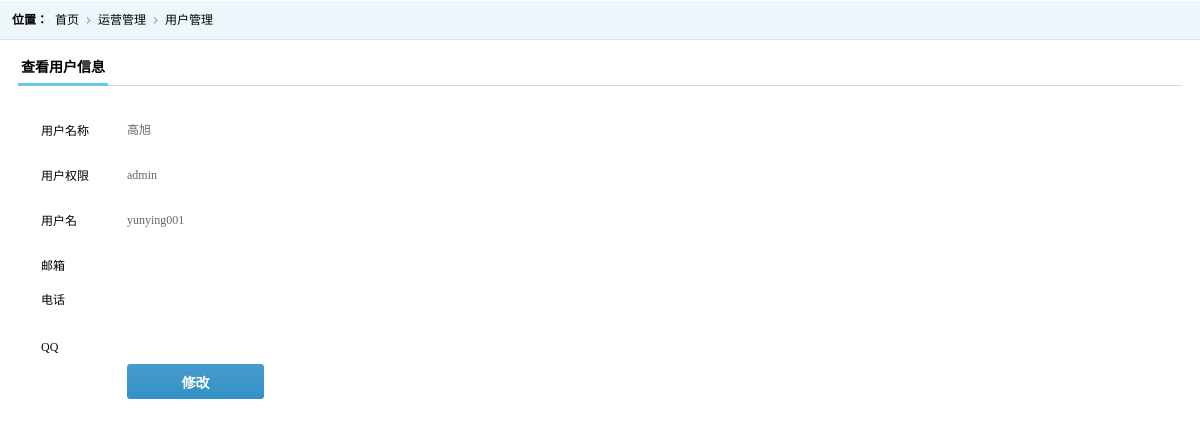
/manage_user/view_user/17, run on the app's committed database.
### tables this page shows
CREATE TABLE `user` (
  `col_id` int(11) unsigned NOT NULL AUTO_INCREMENT,
  `col_name` char(50) DEFAULT NULL COMMENT '真实姓名',
  `col_nickname` char(50) NOT NULL COMMENT '昵称',
  `col_sex` enum('男','女') DEFAULT NULL COMMENT '性别',
  `col_imageurl` varchar(100) DEFAULT NULL COMMENT '照片URL',
  `col_mail` char(50) DEFAULT NULL COMMENT '邮箱',
  `col_call` char(50) DEFAULT NULL COMMENT '移动电话',
  `col_qq` char(50) DEFAULT NULL COMMENT 'QQ号',
  `col_winxin` char(50) DEFAULT NULL COMMENT '微信号',
  `col_passwd` char(50) DEFAULT NULL COMMENT '密码',
  `col_role` enum('user','author','cm','tech','admin') DEFAULT 'user' COMMENT '角色（用户、作者、客服、运维、管理员）',
  `col_rank` tinyint(4) DEFAULT NULL COMMENT '级别（不同级别有不用的优惠）',
  `col_cardtype` char(50) DEFAULT NULL COMMENT '证件类型',
  `col_card` char(50) DEFAULT NULL COMMENT '身份证号',
  `col_card_url` varchar(100) DEFAULT NULL COMMENT '身份证照片URL',
  `col_alipay` char(50) DEFAULT NULL COMMENT '支付宝账号（提现用)',
  `col_bank` char(50) DEFAULT NULL COMMENT '银行名称（提现用)',
  `col_subbank` char(100) DEFAULT NULL COMMENT '开户支行',
  `col_banknum` char(50) DEFAULT NULL COMMENT '银行卡号',
  `col_balance` decimal(10,2) DEFAULT NULL COMMENT '账户余额',
  `col_cmid` int(11) DEFAULT NULL COMMENT '专属客服(customer manager)',
  `col_datetime` datetime DEFAULT NULL COMMENT '注册日期',
  `col_spec_id` int(11) unsigned DEFAULT NULL,
  `col_valid` enum('Y','N') DEFAULT NULL COMMENT '是否已经注销',
  PRIMARY KEY (`col_id`,`col_nickname`),
  KEY `FK_user_user_res_spec` (`col_spec_id`),
  CONSTRAINT `FK_user_user_res_spec` FOREIGN KEY (`col_spec_id`) REFERENCES `user_res_spec` (`col_id`) ON DELETE CASCADE ON UPDATE CASCADE
);

### application/controllers/Manage_user.php (called while the page is built, shortened)
<?php
class Manage_user extends CI_Controller {
   private $_data;
   public function __construct(){
       $this->load->library(array('session','form_validation','common','auth'));
       $this->load->helper(array('form','url'));
       $this->_data['user_info']=$this->session->userdata();
   }
   public function view_user(){
       $user_id=$this->uri->segment(3);
       if(is_numeric($user_id)){
           $this->load->model('user_mdl');
           $this->_data['user']=$this->user_mdl->get_user_by_id($user_id);
           if($this->_data['user']){
               $this->load->view('view_user',$this->_data);
           }else{
               show_404();
           }
       }else{
           show_404();
       }
   }
}

### index.php (called while the page is built, shortened)
<?php
require_once BASEPATH.'core/CodeIgniter.php';

### application/models/User_mdl.php (called while the page is built, shortened)
<?php
class User_mdl extends CI_Model {
	public function get_user_by_id($uid) {
		$data = array();
		$this->db->select('*')->from(self::TABLE)->where('col_id', $uid)->limit(1);
		$query = $this->db->get();
		if($query->num_rows() == 1)
		{
			$data = $query->row_array();
		}
		return $data;
	}
}

### application/views/view_user.php (the view, shortened to what this page needs)
<!DOCTYPE html PUBLIC '-//W3C//DTD XHTML 1.0 Transitional//EN' 'http://www.w3.org/TR/xhtml1/DTD/xhtml1-transitional.dtd'>
<html xmlns='http://www.w3.org/1999/xhtml'>
<head>
<link href='<?php echo base_url()?>css/style.css' rel='stylesheet' type='text/css' />
</head>
<body>
<div class='place'> <span>位置：</span>
  <ul class='placeul'>
    <li><a href='#'>首页</a></li>
    <li><a href='#'>运营管理</a></li>
    <li><a href='#'>用户管理</a></li>
  </ul>
</div>
<div class='formbody'>
  <div class='formtitle'><span>查看用户信息</span></div>
  <ul class='forminfo'>
    <li>
      <label>用户名称</label>
      <span class='form_infor'><?php echo $user['col_name']?></span></li>
    <li>
      <label>用户权限</label>
      <span class='form_infor'><?php echo $user['col_role']?></span></li>
    <li>
      <label>用户名</label>
      <span class='form_infor'><?php echo $user['col_nickname']?></span></li>
    <li>
      <label>邮箱</label>
      <span class='form_infor'><?php echo $user['col_mail']?></span></li>
    <li>
      <label>电话</label>
      <span class='form_infor'><?php echo $user['col_call']?></span></li>
    <li>
     <li>
      <label>QQ</label>
      <span class='form_infor'><?php echo $user['col_qq']?></span></li>
    <li>
      <label>&nbsp;</label>
     <a href='<?php echo base_url("manage_user/update_user/".$user['col_id'])?>' target='rightFrame'><input name='' type='button' class='btn' value='修改' /></a>
    </li>
  </ul>
</div>
</body>
</html>

### css/style.css (style rules this page uses)
* { font-size:9pt;border:0;margin:0;padding:0; }
body { font-family:'微软雅黑'; margin:0 auto;min-width:980px; }
ul { display:block;margin:0;padding:0;list-style:none; }
li { display:block;margin:0;padding:0;list-style: none; }
dl,dt,dd,span { margin:0;padding:0;display:block; }
a,a:focus { text-decoration:none;color:#000;outline:none;blr:expression(this.onFocus=this.blur()); }
.place { height:40px; background:url(../images/righttop.gif) repeat-x; }
.place span { line-height:40px; font-weight:bold;float:left; margin-left:12px; }
.placeul li { float:left; line-height:40px; padding-left:7px; padding-right:12px; background:url(../images/rlist.gif) no-repeat right; }
.placeul li:last-child { background:none; }
.formbody { padding:10px 18px; }
.formtitle { border-bottom:solid 1px #d0dee5; line-height:35px; position:relative; height:35px; margin-bottom:28px; }
.formtitle span { font-weight:bold;font-size:14px; border-bottom:solid 3px #66c9f3;float:left; position:absolute; z-index:100; bottom:-1px; padding:0 3px; height:30px; line-height:30px; }
.forminfo { padding-left:23px; }
.forminfo li { margin-bottom:13px; clear:both; }
.forminfo li label { width:86px;line-height:34px; display:block; float:left; }
.btn { width:137px;height:35px; background:url(../images/btnbg.png) no-repeat; font-size:14px;font-weight:bold;color:#fff; cursor:pointer; }
.form_infor,.form_text { line-height:32px; color:#666; }

### data on the page
user: col_name "高旭", col_role "admin", col_nickname "yunying001"
